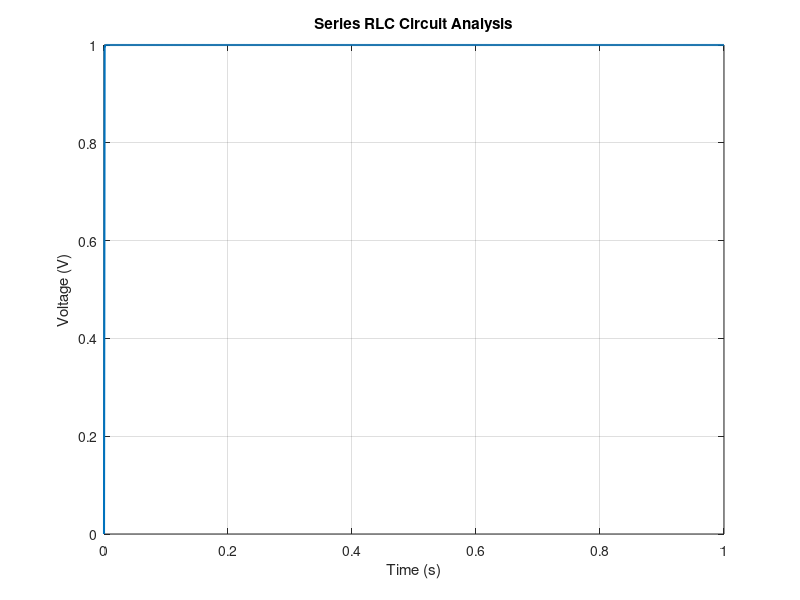

The MATLAB script that drew this image:
clc;
clear tf ;
close all;


L = 1e-3;        % Inductance (H)
C = 1e-6;        % Capacitance (F)
R = 10;          % Resistance (Ohm) -> এটা আগে define করতে হবে
v = 1;           % Input amplitude

num = [1]; 
den = [L*C, R*C, 1];   % Proper denominator coefficients

sys = tf(num, den);    % Transfer function তৈরি করা হলো

t = linspace(0,1,1000);
x = step(v*sys, t);

plot(t, x, 'LineWidth', 1.5);
title('Series RLC Circuit Analysis');
xlabel('Time (s)');
ylabel('Voltage (V)');
grid on;
